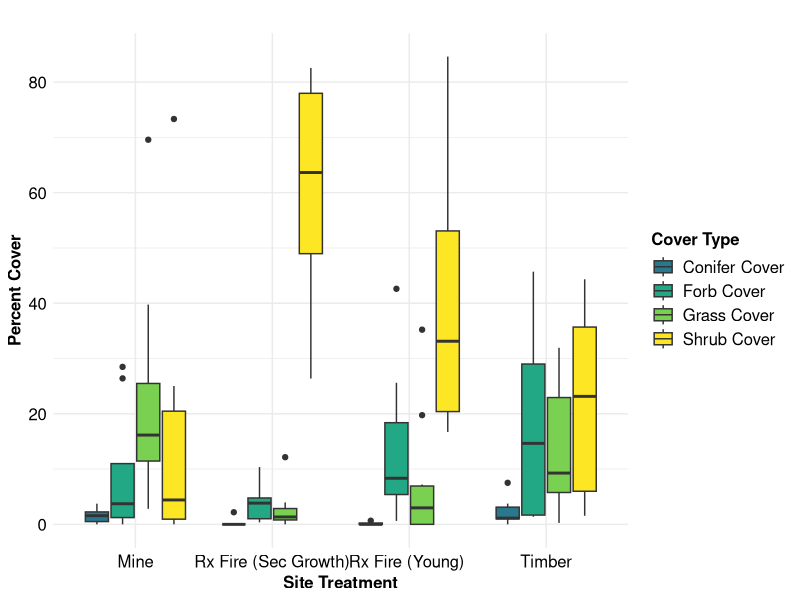
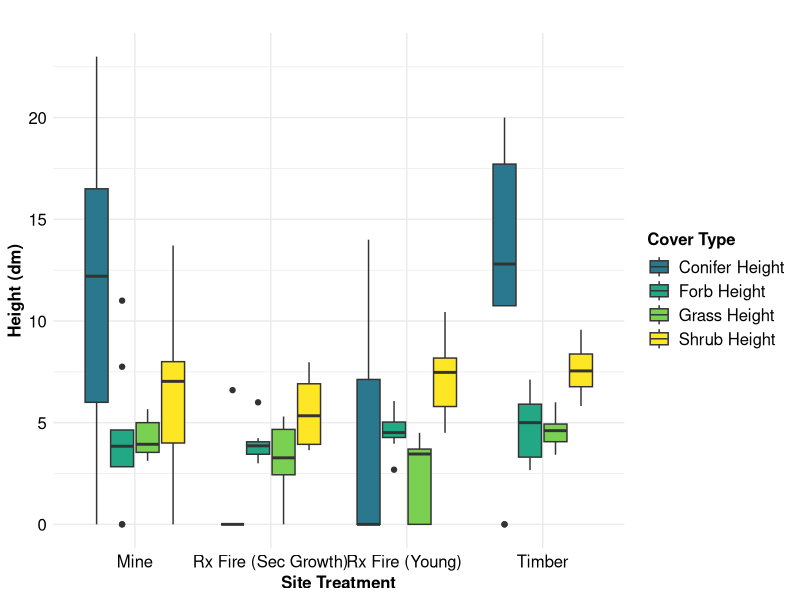

Recreate these plots in R, in order.
# Clear Workspace
rm(list=ls())

#Load packages
library(ggplot2)
library(tidyverse)
library(viridis)


# Read in 
line_intercept_summary <- read.csv("data/line_intercept_summary.csv")


#Rename the columns
line_intercept_summary <- line_intercept_summary %>%
  rename(
    "Shrub Cover" = shrub_cover,
    "Forb Cover" = forb_cover,
    "Grass Cover" = grass_cover,
    "Conifer Cover" = conifer_cover,
    "Overall Vegetation Cover" = veg_cover_overall,
    "Overall Vegetation Height" = veg_height_overall,
    "Overall Vegetation Diversity" = veg_diversity_overall,
    "Shrub Height" = shrub_height,
    "Forb Height" = forb_height,
    "Grass Height" = grass_height,
    "Conifer Height" = conifer_height
  )


# Change names of treatments for plotting 
line_intercept_summary$treatment <- gsub("mine", "Mine", line_intercept_summary$treatment)
line_intercept_summary$treatment <- gsub("timber", "Timber", line_intercept_summary$treatment)
line_intercept_summary$treatment <- gsub("rx_fire_young", "Rx Fire (Young)", line_intercept_summary$treatment)
line_intercept_summary$treatment <- gsub("rx_fire_sec_growth", "Rx Fire (Sec Growth)", line_intercept_summary$treatment)

#reverse order of cover type in legend 


p1 <- line_intercept_summary %>%
  pivot_longer(cols = c(`Shrub Cover`, `Forb Cover`, `Grass Cover`, `Conifer Cover`), 
               names_to = "cover_type", values_to = "percent_cover") %>%
  ggplot(aes(x = treatment, y = percent_cover, fill = cover_type)) +
  geom_boxplot() +
  scale_fill_viridis_d(option = "viridis", begin = 0.40, end = 1) +  # Adjusting the color range
  labs(
    title = "",
    x = "Site Treatment",
    y = "Percent Cover",
    fill = "Cover Type"
    
  ) +
  theme_minimal() +
  theme(
    axis.text.x = element_text(size = 12, color = "black"),
    axis.text.y = element_text(size = 12, color = "black"),
    axis.title = element_text(size = 12, face = "bold", hjust = 0.5),
    legend.title = element_text(size = 12, face = "bold"),
    legend.text = element_text(size = 12), 
  ) 




# Repeat for height 
p2 <- line_intercept_summary %>%
  pivot_longer(cols = c(`Shrub Height`, `Forb Height`, `Grass Height`, `Conifer Height`), 
               names_to = "cover_type", values_to = "mean_height") %>%
  ggplot(aes(x = treatment, y = mean_height, fill = cover_type)) +
  geom_boxplot() +
  scale_fill_viridis_d(option = "viridis", begin = 0.40, end = 1) +  # Adjusting the color range
  labs(
    title = "",
    x = "Site Treatment",
    y = "Height (dm)",
    fill = "Cover Type",
  ) +
  theme_minimal() +
  theme(
    axis.text.x = element_text(size = 12, color = "black"),
    axis.text.y = element_text(size = 12, color = "black"),
    axis.title = element_text(size = 12, face = "bold", hjust = 0.5),
    legend.title = element_text(size = 12, face = "bold"),
    legend.text = element_text(size = 12), 
  ) 

#panel together 
p1
p2

